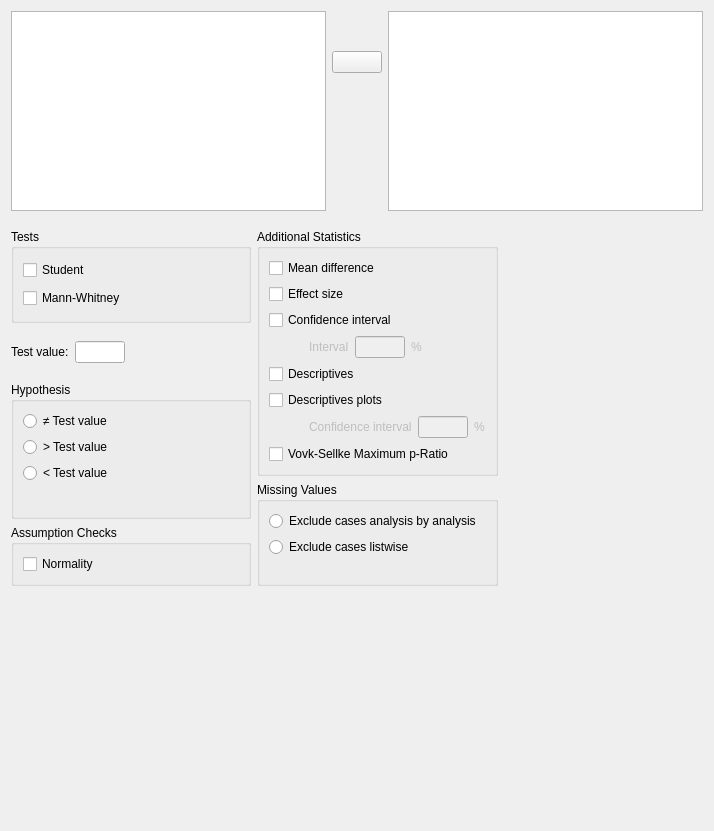
<?xml version="1.0" encoding="UTF-8"?>
<ui version="4.0">
 <class>TTestOneSampleForm</class>
 <widget class="QWidget" name="TTestOneSampleForm">
  <property name="geometry">
   <rect>
    <x>0</x>
    <y>0</y>
    <width>714</width>
    <height>831</height>
   </rect>
  </property>
  <property name="sizePolicy">
   <sizepolicy hsizetype="Fixed" vsizetype="Preferred">
    <horstretch>0</horstretch>
    <verstretch>0</verstretch>
   </sizepolicy>
  </property>
  <property name="windowTitle">
   <string>Form</string>
  </property>
  <layout class="QGridLayout" name="gridLayout_7">
   <property name="verticalSpacing">
    <number>0</number>
   </property>
   <item row="0" column="0">
    <widget class="QWidget" name="topWidget" native="true">
     <property name="sizePolicy">
      <sizepolicy hsizetype="Expanding" vsizetype="Fixed">
       <horstretch>0</horstretch>
       <verstretch>0</verstretch>
      </sizepolicy>
     </property>
     <property name="minimumSize">
      <size>
       <width>0</width>
       <height>0</height>
      </size>
     </property>
     <layout class="QGridLayout" name="gridLayout_8">
      <property name="leftMargin">
       <number>0</number>
      </property>
      <property name="topMargin">
       <number>0</number>
      </property>
      <property name="rightMargin">
       <number>0</number>
      </property>
      <property name="verticalSpacing">
       <number>0</number>
      </property>
      <item row="2" column="1">
       <spacer name="verticalSpacer_4">
        <property name="orientation">
         <enum>Qt::Vertical</enum>
        </property>
        <property name="sizeHint" stdset="0">
         <size>
          <width>20</width>
          <height>40</height>
         </size>
        </property>
       </spacer>
      </item>
      <item row="0" column="0" rowspan="3">
       <widget class="AvailableFieldsListView" name="listAvailableFields">
        <property name="sizePolicy">
         <sizepolicy hsizetype="Preferred" vsizetype="Fixed">
          <horstretch>0</horstretch>
          <verstretch>0</verstretch>
         </sizepolicy>
        </property>
        <property name="minimumSize">
         <size>
          <width>0</width>
          <height>200</height>
         </size>
        </property>
        <property name="maximumSize">
         <size>
          <width>16777215</width>
          <height>200</height>
         </size>
        </property>
        <property name="selectionMode">
         <enum>QAbstractItemView::ExtendedSelection</enum>
        </property>
       </widget>
      </item>
      <item row="0" column="2" rowspan="3">
       <widget class="BoundListView" name="variables">
        <property name="sizePolicy">
         <sizepolicy hsizetype="Preferred" vsizetype="Fixed">
          <horstretch>0</horstretch>
          <verstretch>0</verstretch>
         </sizepolicy>
        </property>
        <property name="minimumSize">
         <size>
          <width>0</width>
          <height>200</height>
         </size>
        </property>
        <property name="maximumSize">
         <size>
          <width>16777215</width>
          <height>200</height>
         </size>
        </property>
        <property name="selectionMode">
         <enum>QAbstractItemView::ExtendedSelection</enum>
        </property>
       </widget>
      </item>
      <item row="1" column="1">
       <widget class="AssignButton" name="buttonAssign_main_fields">
        <property name="sizePolicy">
         <sizepolicy hsizetype="Fixed" vsizetype="Fixed">
          <horstretch>0</horstretch>
          <verstretch>0</verstretch>
         </sizepolicy>
        </property>
        <property name="minimumSize">
         <size>
          <width>50</width>
          <height>0</height>
         </size>
        </property>
        <property name="maximumSize">
         <size>
          <width>50</width>
          <height>16777215</height>
         </size>
        </property>
        <property name="text">
         <string/>
        </property>
       </widget>
      </item>
      <item row="0" column="1">
       <spacer name="verticalSpacer_3">
        <property name="orientation">
         <enum>Qt::Vertical</enum>
        </property>
        <property name="sizeType">
         <enum>QSizePolicy::Fixed</enum>
        </property>
        <property name="sizeHint" stdset="0">
         <size>
          <width>20</width>
          <height>40</height>
         </size>
        </property>
       </spacer>
      </item>
     </layout>
    </widget>
   </item>
   <item row="1" column="0">
    <widget class="QWidget" name="widget_3" native="true">
     <property name="sizePolicy">
      <sizepolicy hsizetype="Fixed" vsizetype="Fixed">
       <horstretch>0</horstretch>
       <verstretch>0</verstretch>
      </sizepolicy>
     </property>
     <layout class="QGridLayout" name="gridLayout_2">
      <property name="leftMargin">
       <number>0</number>
      </property>
      <property name="rightMargin">
       <number>0</number>
      </property>
      <property name="bottomMargin">
       <number>0</number>
      </property>
      <item row="3" column="0" rowspan="3">
       <widget class="BoundGroupBox" name="hypothesis">
        <property name="sizePolicy">
         <sizepolicy hsizetype="Preferred" vsizetype="Preferred">
          <horstretch>0</horstretch>
          <verstretch>0</verstretch>
         </sizepolicy>
        </property>
        <property name="title">
         <string>Hypothesis</string>
        </property>
        <property name="flat">
         <bool>false</bool>
        </property>
        <layout class="QGridLayout" name="gridLayout_5">
         <item row="0" column="1" rowspan="3">
          <spacer name="horizontalSpacer">
           <property name="orientation">
            <enum>Qt::Horizontal</enum>
           </property>
           <property name="sizeType">
            <enum>QSizePolicy::Expanding</enum>
           </property>
           <property name="sizeHint" stdset="0">
            <size>
             <width>5</width>
             <height>20</height>
            </size>
           </property>
          </spacer>
         </item>
         <item row="1" column="0">
          <widget class="QRadioButton" name="_2groupOneGreater">
           <property name="sizePolicy">
            <sizepolicy hsizetype="Fixed" vsizetype="Fixed">
             <horstretch>0</horstretch>
             <verstretch>0</verstretch>
            </sizepolicy>
           </property>
           <property name="text">
            <string>&gt; Test value</string>
           </property>
          </widget>
         </item>
         <item row="0" column="0">
          <widget class="QRadioButton" name="_1notEqual">
           <property name="sizePolicy">
            <sizepolicy hsizetype="Fixed" vsizetype="Fixed">
             <horstretch>0</horstretch>
             <verstretch>0</verstretch>
            </sizepolicy>
           </property>
           <property name="text">
            <string>≠ Test value</string>
           </property>
          </widget>
         </item>
         <item row="2" column="0">
          <widget class="QRadioButton" name="_3groupTwoGreater">
           <property name="sizePolicy">
            <sizepolicy hsizetype="Fixed" vsizetype="Fixed">
             <horstretch>0</horstretch>
             <verstretch>0</verstretch>
            </sizepolicy>
           </property>
           <property name="text">
            <string>&lt; Test value</string>
           </property>
          </widget>
         </item>
         <item row="3" column="0">
          <spacer name="verticalSpacer">
           <property name="orientation">
            <enum>Qt::Vertical</enum>
           </property>
           <property name="sizeHint" stdset="0">
            <size>
             <width>20</width>
             <height>5</height>
            </size>
           </property>
          </spacer>
         </item>
        </layout>
       </widget>
      </item>
      <item row="5" column="1" rowspan="2">
       <widget class="BoundGroupBox" name="missingValues">
        <property name="sizePolicy">
         <sizepolicy hsizetype="Preferred" vsizetype="Preferred">
          <horstretch>0</horstretch>
          <verstretch>0</verstretch>
         </sizepolicy>
        </property>
        <property name="title">
         <string>Missing Values</string>
        </property>
        <property name="flat">
         <bool>false</bool>
        </property>
        <layout class="QGridLayout" name="gridLayout_6">
         <item row="0" column="1">
          <spacer name="horizontalSpacer_5">
           <property name="orientation">
            <enum>Qt::Horizontal</enum>
           </property>
           <property name="sizeHint" stdset="0">
            <size>
             <width>5</width>
             <height>20</height>
            </size>
           </property>
          </spacer>
         </item>
         <item row="0" column="0">
          <widget class="QRadioButton" name="_1excludeAnalysisByAnalysis">
           <property name="sizePolicy">
            <sizepolicy hsizetype="Fixed" vsizetype="Fixed">
             <horstretch>0</horstretch>
             <verstretch>0</verstretch>
            </sizepolicy>
           </property>
           <property name="text">
            <string>Exclude cases analysis by analysis</string>
           </property>
          </widget>
         </item>
         <item row="1" column="0">
          <widget class="QRadioButton" name="_2excludeListwise">
           <property name="sizePolicy">
            <sizepolicy hsizetype="Fixed" vsizetype="Fixed">
             <horstretch>0</horstretch>
             <verstretch>0</verstretch>
            </sizepolicy>
           </property>
           <property name="text">
            <string>Exclude cases listwise</string>
           </property>
          </widget>
         </item>
         <item row="2" column="0">
          <spacer name="verticalSpacer_2">
           <property name="orientation">
            <enum>Qt::Vertical</enum>
           </property>
           <property name="sizeHint" stdset="0">
            <size>
             <width>20</width>
             <height>5</height>
            </size>
           </property>
          </spacer>
         </item>
        </layout>
       </widget>
      </item>
      <item row="0" column="1" rowspan="5">
       <widget class="GroupBox" name="groupBox_7">
        <property name="sizePolicy">
         <sizepolicy hsizetype="Preferred" vsizetype="Preferred">
          <horstretch>0</horstretch>
          <verstretch>0</verstretch>
         </sizepolicy>
        </property>
        <property name="title">
         <string>Additional Statistics</string>
        </property>
        <layout class="QVBoxLayout" name="verticalLayout">
         <item>
          <widget class="BoundCheckBox" name="meanDifference">
           <property name="sizePolicy">
            <sizepolicy hsizetype="Fixed" vsizetype="Fixed">
             <horstretch>0</horstretch>
             <verstretch>0</verstretch>
            </sizepolicy>
           </property>
           <property name="text">
            <string>Mean difference</string>
           </property>
          </widget>
         </item>
         <item>
          <widget class="BoundCheckBox" name="effectSize">
           <property name="sizePolicy">
            <sizepolicy hsizetype="Fixed" vsizetype="Fixed">
             <horstretch>0</horstretch>
             <verstretch>0</verstretch>
            </sizepolicy>
           </property>
           <property name="text">
            <string>Effect size</string>
           </property>
          </widget>
         </item>
         <item>
          <widget class="BoundCheckBox" name="confidenceInterval">
           <property name="sizePolicy">
            <sizepolicy hsizetype="Fixed" vsizetype="Fixed">
             <horstretch>0</horstretch>
             <verstretch>0</verstretch>
            </sizepolicy>
           </property>
           <property name="text">
            <string>Confidence interval</string>
           </property>
          </widget>
         </item>
         <item>
          <widget class="QWidget" name="widgetConfidenceIntervalInterval" native="true">
           <property name="enabled">
            <bool>false</bool>
           </property>
           <property name="sizePolicy">
            <sizepolicy hsizetype="Fixed" vsizetype="Preferred">
             <horstretch>0</horstretch>
             <verstretch>0</verstretch>
            </sizepolicy>
           </property>
           <layout class="QGridLayout" name="gridLayout_10">
            <property name="leftMargin">
             <number>40</number>
            </property>
            <property name="topMargin">
             <number>0</number>
            </property>
            <property name="rightMargin">
             <number>0</number>
            </property>
            <property name="bottomMargin">
             <number>0</number>
            </property>
            <item row="0" column="0">
             <widget class="QLabel" name="label">
              <property name="sizePolicy">
               <sizepolicy hsizetype="Fixed" vsizetype="Fixed">
                <horstretch>0</horstretch>
                <verstretch>0</verstretch>
               </sizepolicy>
              </property>
              <property name="text">
               <string>Interval</string>
              </property>
             </widget>
            </item>
            <item row="0" column="1">
             <widget class="BoundTextBox" name="confidenceIntervalInterval">
              <property name="sizePolicy">
               <sizepolicy hsizetype="Fixed" vsizetype="Fixed">
                <horstretch>0</horstretch>
                <verstretch>0</verstretch>
               </sizepolicy>
              </property>
              <property name="minimumSize">
               <size>
                <width>50</width>
                <height>0</height>
               </size>
              </property>
              <property name="maximumSize">
               <size>
                <width>50</width>
                <height>16777215</height>
               </size>
              </property>
             </widget>
            </item>
            <item row="0" column="2">
             <widget class="QLabel" name="label_2">
              <property name="sizePolicy">
               <sizepolicy hsizetype="Fixed" vsizetype="Fixed">
                <horstretch>0</horstretch>
                <verstretch>0</verstretch>
               </sizepolicy>
              </property>
              <property name="text">
               <string>%</string>
              </property>
             </widget>
            </item>
           </layout>
          </widget>
         </item>
         <item>
          <widget class="BoundCheckBox" name="descriptives">
           <property name="sizePolicy">
            <sizepolicy hsizetype="Fixed" vsizetype="Fixed">
             <horstretch>0</horstretch>
             <verstretch>0</verstretch>
            </sizepolicy>
           </property>
           <property name="text">
            <string>Descriptives</string>
           </property>
          </widget>
         </item>
         <item>
          <widget class="BoundCheckBox" name="descriptivesPlots">
           <property name="sizePolicy">
            <sizepolicy hsizetype="Fixed" vsizetype="Fixed">
             <horstretch>0</horstretch>
             <verstretch>0</verstretch>
            </sizepolicy>
           </property>
           <property name="text">
            <string>Descriptives plots</string>
           </property>
          </widget>
         </item>
         <item>
          <widget class="QWidget" name="widgetDescriptivesPlotsConfidenceInterval" native="true">
           <property name="enabled">
            <bool>false</bool>
           </property>
           <property name="sizePolicy">
            <sizepolicy hsizetype="Fixed" vsizetype="Preferred">
             <horstretch>0</horstretch>
             <verstretch>0</verstretch>
            </sizepolicy>
           </property>
           <layout class="QGridLayout" name="gridLayout_4">
            <property name="leftMargin">
             <number>40</number>
            </property>
            <property name="topMargin">
             <number>0</number>
            </property>
            <property name="rightMargin">
             <number>0</number>
            </property>
            <property name="bottomMargin">
             <number>0</number>
            </property>
            <item row="0" column="1">
             <widget class="BoundTextBox" name="descriptivesPlotsConfidenceInterval">
              <property name="sizePolicy">
               <sizepolicy hsizetype="Fixed" vsizetype="Fixed">
                <horstretch>0</horstretch>
                <verstretch>0</verstretch>
               </sizepolicy>
              </property>
              <property name="minimumSize">
               <size>
                <width>50</width>
                <height>0</height>
               </size>
              </property>
              <property name="maximumSize">
               <size>
                <width>50</width>
                <height>16777215</height>
               </size>
              </property>
             </widget>
            </item>
            <item row="0" column="0">
             <widget class="QLabel" name="label_4">
              <property name="sizePolicy">
               <sizepolicy hsizetype="Fixed" vsizetype="Fixed">
                <horstretch>0</horstretch>
                <verstretch>0</verstretch>
               </sizepolicy>
              </property>
              <property name="text">
               <string>Confidence interval</string>
              </property>
             </widget>
            </item>
            <item row="0" column="2">
             <widget class="QLabel" name="label_5">
              <property name="sizePolicy">
               <sizepolicy hsizetype="Fixed" vsizetype="Fixed">
                <horstretch>0</horstretch>
                <verstretch>0</verstretch>
               </sizepolicy>
              </property>
              <property name="text">
               <string>%</string>
              </property>
             </widget>
            </item>
           </layout>
          </widget>
         </item>
         <item>
          <widget class="BoundCheckBox" name="VovkSellkeMPR">
           <property name="sizePolicy">
            <sizepolicy hsizetype="Fixed" vsizetype="Fixed">
             <horstretch>0</horstretch>
             <verstretch>0</verstretch>
            </sizepolicy>
           </property>
           <property name="text">
            <string>Vovk-Sellke Maximum p-Ratio</string>
           </property>
          </widget>
         </item>
        </layout>
       </widget>
      </item>
      <item row="6" column="0">
       <widget class="GroupBox" name="groupBox">
        <property name="sizePolicy">
         <sizepolicy hsizetype="Preferred" vsizetype="Preferred">
          <horstretch>0</horstretch>
          <verstretch>0</verstretch>
         </sizepolicy>
        </property>
        <property name="title">
         <string>Assumption Checks</string>
        </property>
        <layout class="QGridLayout" name="gridLayout_12">
         <item row="0" column="0">
          <widget class="BoundCheckBox" name="normalityTests">
           <property name="sizePolicy">
            <sizepolicy hsizetype="Fixed" vsizetype="Fixed">
             <horstretch>0</horstretch>
             <verstretch>0</verstretch>
            </sizepolicy>
           </property>
           <property name="text">
            <string>Normality</string>
           </property>
          </widget>
         </item>
         <item row="0" column="1">
          <spacer name="horizontalSpacer_3">
           <property name="orientation">
            <enum>Qt::Horizontal</enum>
           </property>
           <property name="sizeType">
            <enum>QSizePolicy::Expanding</enum>
           </property>
           <property name="sizeHint" stdset="0">
            <size>
             <width>5</width>
             <height>20</height>
            </size>
           </property>
          </spacer>
         </item>
        </layout>
       </widget>
      </item>
      <item row="2" column="0">
       <widget class="QWidget" name="widget_5" native="true">
        <property name="sizePolicy">
         <sizepolicy hsizetype="Preferred" vsizetype="Preferred">
          <horstretch>0</horstretch>
          <verstretch>0</verstretch>
         </sizepolicy>
        </property>
        <property name="minimumSize">
         <size>
          <width>240</width>
          <height>0</height>
         </size>
        </property>
        <layout class="QGridLayout" name="gridLayout">
         <property name="leftMargin">
          <number>0</number>
         </property>
         <item row="0" column="0">
          <widget class="QLabel" name="label_3">
           <property name="sizePolicy">
            <sizepolicy hsizetype="Fixed" vsizetype="Fixed">
             <horstretch>0</horstretch>
             <verstretch>0</verstretch>
            </sizepolicy>
           </property>
           <property name="text">
            <string>Test value:</string>
           </property>
          </widget>
         </item>
         <item row="0" column="1">
          <widget class="BoundTextBox" name="testValue">
           <property name="sizePolicy">
            <sizepolicy hsizetype="Fixed" vsizetype="Fixed">
             <horstretch>0</horstretch>
             <verstretch>0</verstretch>
            </sizepolicy>
           </property>
           <property name="minimumSize">
            <size>
             <width>50</width>
             <height>0</height>
            </size>
           </property>
           <property name="maximumSize">
            <size>
             <width>50</width>
             <height>16777215</height>
            </size>
           </property>
          </widget>
         </item>
         <item row="0" column="2">
          <spacer name="horizontalSpacer_2">
           <property name="orientation">
            <enum>Qt::Horizontal</enum>
           </property>
           <property name="sizeType">
            <enum>QSizePolicy::Expanding</enum>
           </property>
           <property name="sizeHint" stdset="0">
            <size>
             <width>5</width>
             <height>20</height>
            </size>
           </property>
          </spacer>
         </item>
        </layout>
       </widget>
      </item>
      <item row="0" column="0" rowspan="2">
       <widget class="GroupBox" name="tests">
        <property name="sizePolicy">
         <sizepolicy hsizetype="Preferred" vsizetype="Preferred">
          <horstretch>0</horstretch>
          <verstretch>0</verstretch>
         </sizepolicy>
        </property>
        <property name="title">
         <string>Tests</string>
        </property>
        <layout class="QGridLayout" name="gridLayout_11">
         <item row="1" column="0">
          <widget class="BoundCheckBox" name="mannWhitneyU">
           <property name="sizePolicy">
            <sizepolicy hsizetype="Fixed" vsizetype="Fixed">
             <horstretch>0</horstretch>
             <verstretch>0</verstretch>
            </sizepolicy>
           </property>
           <property name="text">
            <string>Mann-Whitney </string>
           </property>
          </widget>
         </item>
         <item row="0" column="0">
          <widget class="BoundCheckBox" name="students">
           <property name="sizePolicy">
            <sizepolicy hsizetype="Fixed" vsizetype="Fixed">
             <horstretch>0</horstretch>
             <verstretch>0</verstretch>
            </sizepolicy>
           </property>
           <property name="text">
            <string>Student</string>
           </property>
          </widget>
         </item>
         <item row="0" column="1" rowspan="2">
          <spacer name="horizontalSpacer_4">
           <property name="orientation">
            <enum>Qt::Horizontal</enum>
           </property>
           <property name="sizeType">
            <enum>QSizePolicy::Expanding</enum>
           </property>
           <property name="sizeHint" stdset="0">
            <size>
             <width>5</width>
             <height>20</height>
            </size>
           </property>
          </spacer>
         </item>
        </layout>
       </widget>
      </item>
     </layout>
    </widget>
   </item>
   <item row="2" column="0">
    <spacer name="verticalSpacer_5">
     <property name="orientation">
      <enum>Qt::Vertical</enum>
     </property>
     <property name="sizeHint" stdset="0">
      <size>
       <width>20</width>
       <height>40</height>
      </size>
     </property>
    </spacer>
   </item>
  </layout>
 </widget>
 <customwidgets>
  <customwidget>
   <class>AssignButton</class>
   <extends>QPushButton</extends>
   <header>widgets/assignbutton.h</header>
  </customwidget>
  <customwidget>
   <class>AvailableFieldsListView</class>
   <extends>QListView</extends>
   <header>widgets/availablefieldslistview.h</header>
  </customwidget>
  <customwidget>
   <class>GroupBox</class>
   <extends>QGroupBox</extends>
   <header>widgets/groupbox.h</header>
   <container>1</container>
  </customwidget>
  <customwidget>
   <class>BoundTextBox</class>
   <extends>QLineEdit</extends>
   <header>widgets/boundtextbox.h</header>
  </customwidget>
  <customwidget>
   <class>BoundGroupBox</class>
   <extends>QGroupBox</extends>
   <header>widgets/boundgroupbox.h</header>
   <container>1</container>
  </customwidget>
  <customwidget>
   <class>BoundCheckBox</class>
   <extends>QCheckBox</extends>
   <header>widgets/boundcheckbox.h</header>
  </customwidget>
  <customwidget>
   <class>BoundListView</class>
   <extends>QListView</extends>
   <header>widgets/boundlistview.h</header>
  </customwidget>
 </customwidgets>
 <resources/>
 <connections>
  <connection>
   <sender>confidenceInterval</sender>
   <signal>toggled(bool)</signal>
   <receiver>widgetConfidenceIntervalInterval</receiver>
   <slot>setEnabled(bool)</slot>
   <hints>
    <hint type="sourcelabel">
     <x>337</x>
     <y>324</y>
    </hint>
    <hint type="destinationlabel">
     <x>349</x>
     <y>353</y>
    </hint>
   </hints>
  </connection>
  <connection>
   <sender>descriptivesPlots</sender>
   <signal>toggled(bool)</signal>
   <receiver>widgetDescriptivesPlotsConfidenceInterval</receiver>
   <slot>setEnabled(bool)</slot>
   <hints>
    <hint type="sourcelabel">
     <x>332</x>
     <y>409</y>
    </hint>
    <hint type="destinationlabel">
     <x>382</x>
     <y>438</y>
    </hint>
   </hints>
  </connection>
 </connections>
</ui>
